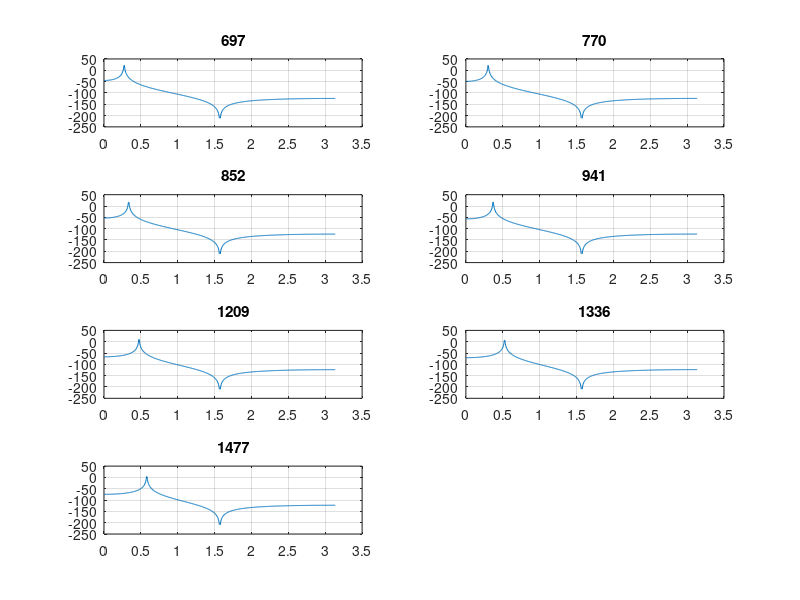

Write the MATLAB code that produced this figure.
f0 = [697 770 852 941 1209 1336 1477];
fs = 16000;
deltaBw = 20;
Bw = 2*pi*deltaBw/fs;
d = 1 - sqrt(1-cos(Bw)^2);
d = d/cos(Bw);
theta = 2*pi*f0/fs;

B = zeros(3,length(f0));
A = zeros(3,length(f0));


for i = 1: length(f0)
    B(1,i) = (1-d)/2;
    B(2,i) = 0;
    B(3,i) =  B(1,i);
    
    A(1,i) = -(1+d)*cos(theta(i));
    A(2,i) = d;
    
    subplot(4,2,i)
    [h,w] = freqz(B(:,i),[1; A(:,i)]);
    plot(w,20*log(abs(h)))
    grid on
    title(num2str(f0(i)))
    

end
